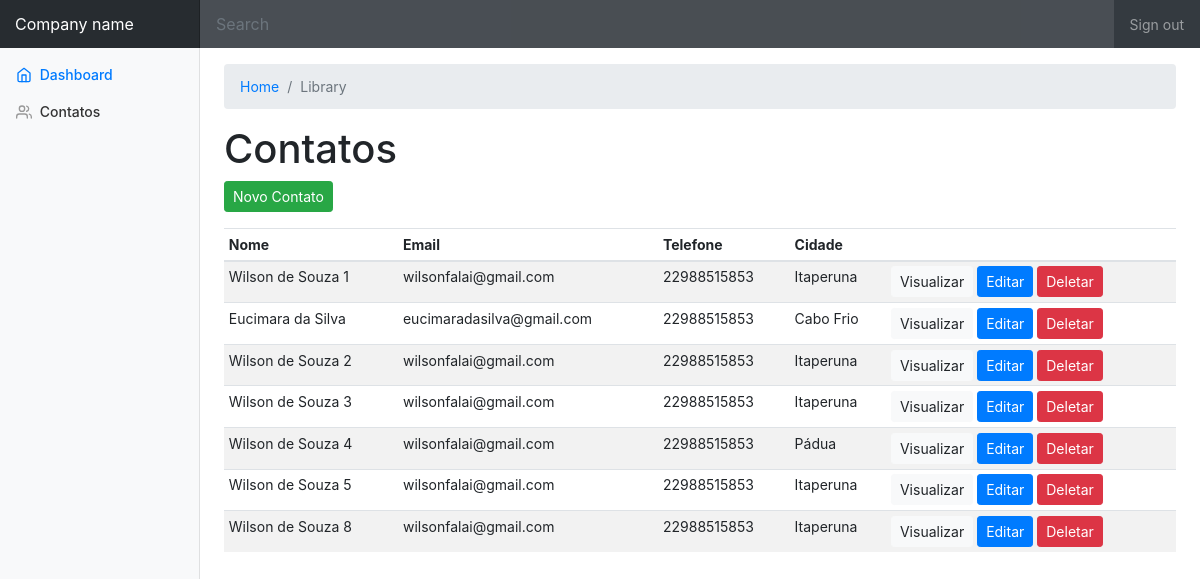
Screenshot of /contacts with the database file from the repository.
### tables this page shows
CREATE TABLE `contact` (
  `id` int(11) NOT NULL AUTO_INCREMENT,
  `name` varchar(128) NOT NULL,
  `email` varchar(128) NOT NULL,
  `phone` varchar(32) NOT NULL,
  `city` varchar(64) DEFAULT NULL,
  `postal_code` varchar(32) DEFAULT NULL,
  `neighbor` varchar(64) DEFAULT NULL,
  `street` varchar(64) DEFAULT NULL,
  `number` varchar(32) DEFAULT NULL,
  `state` char(2) DEFAULT NULL,
  `created_at` timestamp NOT NULL DEFAULT CURRENT_TIMESTAMP,
  `updated_at` timestamp NOT NULL DEFAULT CURRENT_TIMESTAMP ON UPDATE CURRENT_TIMESTAMP,
  PRIMARY KEY (`id`)
);

### app/Controllers/ContactController.php (called while the page is built, shortened)
<?php
class ContactController extends BaseController
{
    public function index(){
        $model = new Contact(DataBase::getDataBase());
        $contacts = $model->all();
        $this->renderView('contact/index','layout');
    }
}

### core/bootstrap.php (called while the page is built, shortened)
<?php
$routes = require_once __DIR__ . "/../app/routes.php";
$route = new \Core\Route($routes);

### public/index.php (called while the page is built, shortened)
<?php
require_once __DIR__ . "/../core/bootstrap.php";

### core/BaseModel.php (called while the page is built, shortened)
<?php
class BaseModel
{
    public $pdo;
    protected  $table;
    public function __construct(PDO $pdo)
    {
        $this->pdo = $pdo;
    }
    public function all(){
        $query = "SELECT * FROM {$this->table} LIMIT 20";
        $sth = $this->pdo->prepare($query);
        $sth->execute();
        $result = $sth->fetchAll();
        return $result;
    }
}

### app/database.php (called while the page is built)
<?php
return [
    'mysql' => [
        'host' => 'localhost',
        'database' => 'madeiramadeira',
        'user' => 'root',
        'password' => 'luizaroot',
        'charset' => 'utf8',
        'collation' => 'utf8_general_ci'
    ]
];

### core/DataBase.php (called while the page is built, shortened)
<?php
class DataBase
{
    public static function getDataBase()
    {
        $conf = include_once __DIR__ . "/../app/database.php";
        $host = $conf['mysql']['host'];
        $db = $conf['mysql']['database'];
        $user = $conf['mysql']['user'];
        $pass = $conf['mysql']['password'];
        $charset = $conf['mysql']['charset'];
        $collation = $conf['mysql']['collation'];
        try {
            $pdo = new PDO("mysql:host=$host;dbname=$db;charset=$charset", $user, $pass);
            $pdo->setAttribute(PDO::ATTR_ERRMODE, PDO::ERRMODE_EXCEPTION);
            $pdo->setAttribute(PDO::MYSQL_ATTR_INIT_COMMAND, "SET NAMES '$charset' COLLATE '$collation'");
            $pdo->setAttribute(PDO::ATTR_DEFAULT_FETCH_MODE, PDO::FETCH_OBJ);
            return $pdo;
        } catch (PDOException $e) {
            echo $e->getMessage();
        }
    }
}

### app/Views/contact/index.phtml (the view, shortened to what this page needs)
<nav aria-label="breadcrumb">
    <ol class="breadcrumb">
        <li class="breadcrumb-item"><a href="#">Home</a></li>
        <li class="breadcrumb-item active" aria-current="page">Library</li>
    </ol>
</nav>
<h1>Contatos</h1>
<p><a href="/contact/create"  class="btn btn-success btn-sm">Novo Contato</a></p>
<div class="table-responsive">
    <table class="table table-striped table-sm">
        <thead>
        <tr>
            <th>Nome</th>
            <th>Email</th>
            <th>Telefone</th>
            <th>Cidade</th>
            <th></th>
        </tr>
        </thead>
        <tbody>
        <?php foreach ($this->view->contacts as $contact) : ?>
            <tr>
                <td><?= $contact->name ?></td>
                <td><?= $contact->email ?></td>
                <td><?= $contact->phone ?></td>
                <td><?= $contact->city ?></td>
                <td>
                    <a href="/contact/view/<?=$contact->id?>"  class="btn btn-light btn-sm">Visualizar</a>
                    <a href="/contact/update/<?=$contact->id?>" class="btn btn-primary btn-sm">Editar</a>
                    <a href="/contact/delete/<?=$contact->id?>" class="btn btn-danger btn-sm">Deletar</a>
                </td>
            </tr>
        <?php endforeach; ?>
        </tbody>
    </table>
</div>

### public/assets/css/dashboard.css (style rules this page uses)
body { font-size: .875rem; }

### rows the page displays
contact: name "Wilson de Souza 1", email "wilsonfalai@gmail.com", phone "22988515853", city "Itaperuna"
contact: name "Eucimara da Silva", email "eucimaradasilva@gmail.com", phone "22988515853", city "Cabo Frio"
contact: name "Wilson de Souza 2", email "wilsonfalai@gmail.com", phone "22988515853", city "Itaperuna"
contact: name "Wilson de Souza 3", email "wilsonfalai@gmail.com", phone "22988515853", city "Itaperuna"
contact: name "Wilson de Souza 4", email "wilsonfalai@gmail.com", phone "22988515853", city "Pádua"
contact: name "Wilson de Souza 5", email "wilsonfalai@gmail.com", phone "22988515853", city "Itaperuna"
contact: name "Wilson de Souza 8", email "wilsonfalai@gmail.com", phone "22988515853", city "Itaperuna"
